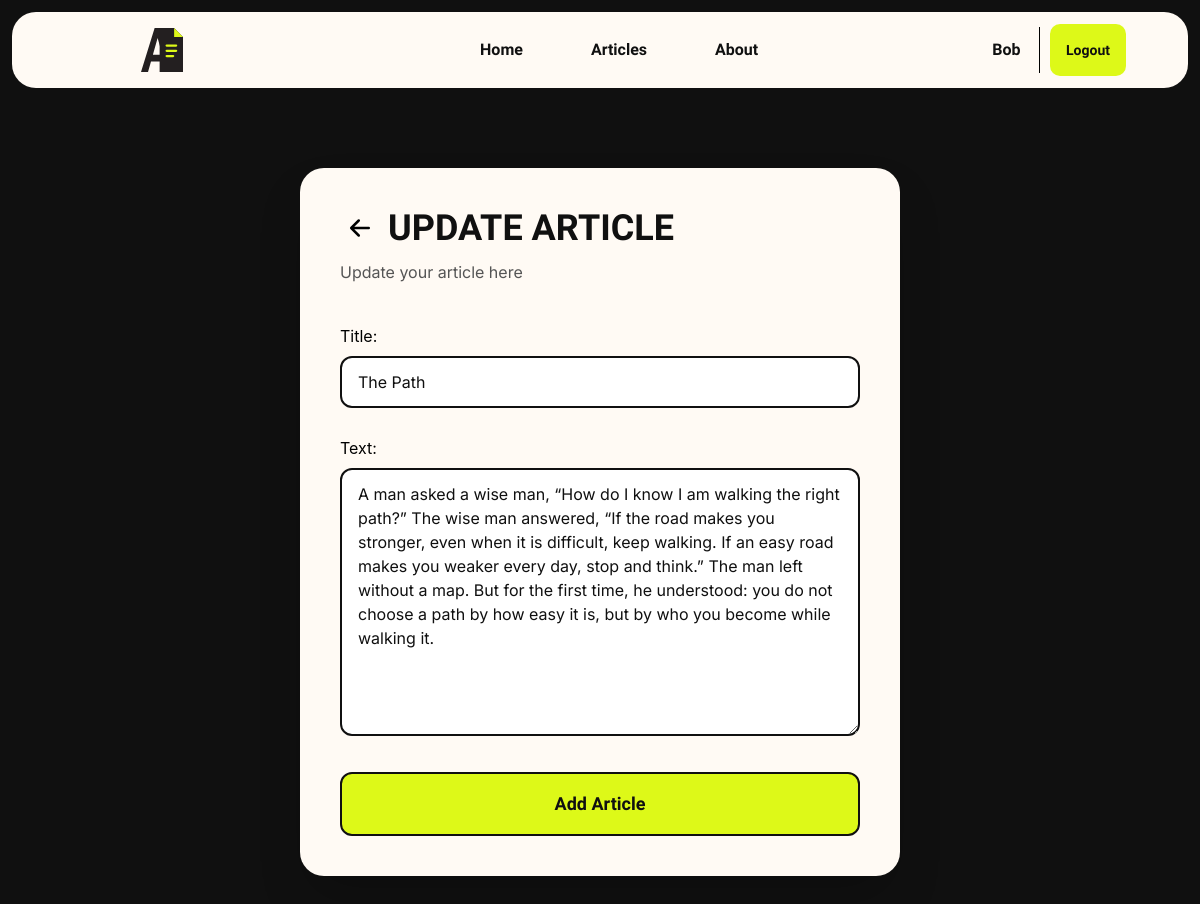
Page /articles/1/update/ (signed in) on the committed database.
### app/models.py (models this page shows, shortened)
class Article(models.Model):
    title = models.CharField(max_length=50)
    text = models.CharField(max_length=1000)
    author = models.ForeignKey(
        User,
        on_delete=models.CASCADE,
        null = True
    )

### app/views.py (the view)
class ArticleUpdate(LoginRequiredMixin, UpdateView):
    model = Article
    form_class= ArticleForm
    template_name = "app/article-update.html"
    success_url = reverse_lazy("article")
    def get_queryset(self):
        return Article.objects.filter(author = self.request.user)

### app/templates/app/article-update.html (shortened to what this page needs)
{% extends "app/base.html" %}
{% block content %}
<div class="w-full min-h-10/12 flex items-center justify-center px-6 py-20">
    <div class="w-full max-w-150 bg-[#FFFAF4] rounded-3xl p-10 shadow-2xl">
        <div class="mb-10">
            <span class="flex items-center gap-2">
                    <a href="{% url 'article_detail' article.pk%}" class="flex items-center justify-center rounded-full transition-all duration-300 hover:bg-black/10">
                        <svg xmlns="http://www.w3.org/2000/svg" width="40" height="40" fill="currentColor" class="bi bi-arrow-left-short" viewBox="0 0 16 16">
                          <path fill-rule="evenodd" d="M12 8a.5.5 0 0 1-.5.5H5.707l2.147 2.146a.5.5 0 0 1-.708.708l-3-3a.5.5 0 0 1 0-.708l3-3a.5.5 0 1 1 .708.708L5.707 7.5H11.5a.5.5 0 0 1 .5.5"/>
                        </svg>
                    </a>
                <h1 class="font-['Unbounded'] font-bold text-4xl uppercase text-[#101010]">
                    Update Article
                </h1>
            </span>
            <p class="mt-3 font-['Inter'] text-base text-[#555555]">
                Update your article here
            </p>
        </div>
        <form method="POST" class="flex flex-col gap-7">
            <div class="flex flex-col gap-2">
                {{ form.title.label_tag }}
                {{ form.title }}
            </div>
            <div class="flex flex-col gap-2">
                {{ form.text.label_tag }}
                {{ form.text }}
            </div>
            <button
                type="submit"
                class="w-full mt-2 px-6 py-4 rounded-xl bg-[#DDF918] border-2 border-[#101010] font-['Unbounded'] font-bold text-lg text-[#101010] transition-all duration-300 hover:-translate-y-1 hover:shadow-[6px_6px_0_#101010]"
            >
                Add Article
            </button>
        </form>
    </div>
</div>
{% endblock %}

### app/templates/app/base.html (shortened to what this page needs)
{% load static %}
<html class="scrollbar-none">
    <head>
        <link rel="stylesheet" href="{% static 'app/css/output.css' %}">
    </head>
    <body class="bg-[#101010] px-3 py-3">
        <header class="sticky top-0 z-50 w-full bg-[#FFFAF4] flex items-stretch justify-between px-15 rounded-3xl">
            <div class="px-15 flex items-center">
                <img
                    src="{% static 'app/images/logo.svg' %}"
                    alt="Logo"
                >
            </div>
            <nav class="flex items-stretch gap-5">
                {% if request.path == "/" %}
                <a href="{% url 'home' %}" class="px-6 py-6.5 flex items-center font-['Unbounded'] font-bold text-md text-[#101010] transition-all duration-300 bg-linear-to-b from-[#DDF918] to-[#DDF91800] border-t-4 border-t-black">Home</a>
                {% else %}
                <a href="{% url 'home' %}" class="px-6 py-6.5 flex items-center font-['Unbounded'] font-bold text-md text-[#101010] ">Home</a>
                {% endif %}
                {% if request.path == "/articles/" %}
                <a href="{% url 'article' %}" class="px-6 py-6.5 flex items-center font-['Unbounded'] font-bold text-md text-[#101010] transition-transform duration-600 bg-linear-to-b from-[#DDF918] to-[#DDF91800] border-t-4 border-t-black">Articles</a>
                {% else %}
                <a href="{% url 'article' %}" class="px-6 py-6.5 flex items-center font-['Unbounded'] font-bold text-md text-[#101010] ">Articles</a>
                {% endif %}
                {% if request.path == "/about/" %}
                <a href="{% url 'about' %}" class="px-6 py-6.5 flex items-center font-['Unbounded'] font-bold text-md text-[#101010] transition-all duration-300 bg-linear-to-b from-[#DDF918] to-[#DDF91800] border-t-4 border-t-black">About</a>
                {% else %}
                <a href="{% url 'about' %}" class="px-6 py-6.5 flex items-center font-['Unbounded'] font-bold text-md text-[#101010] ">About</a>
                {% endif %}
            </nav>
            <div class="flex items-stretch gap-5">
                {% if request.user.is_authenticated %}
                <div class="flex items-center gap-2">
                <p class="px-2.5 py-6.5 flex items-center font-['Unbounded'] font-bold text-md text-[#101010]">{{request.user.username}}</p>
                <a href="{% url 'logout' %}" class="px-4 py-4 rounded-xl bg-[#DDF918] border-2 border-[#FFFAF4] font-['Unbounded'] font-bold text-sm text-[#101010] transition-all duration-300 hover:-translate-y-1 hover:shadow-[6px_6px_0_#FFFAF4]">Logout</a>
                </div>
                {%endif%}
            </div>
        </header>
        {% block content %}{% endblock %}
    </body>
</html>

### rows in the picture
Article: title "The Path", text "A man asked a wise man, “How do I know I am walking the right path?” The wise man answered, “If the road makes you stronger, even when it is difficult, keep walking. If an easy road makes you weaker every day, stop and think.” The man left without a map. But for the first time, he understood: you do not choose a path by how easy it is, but by who you become while walking it."

### other values in the picture
{{ request.user.username }} "Bob"
